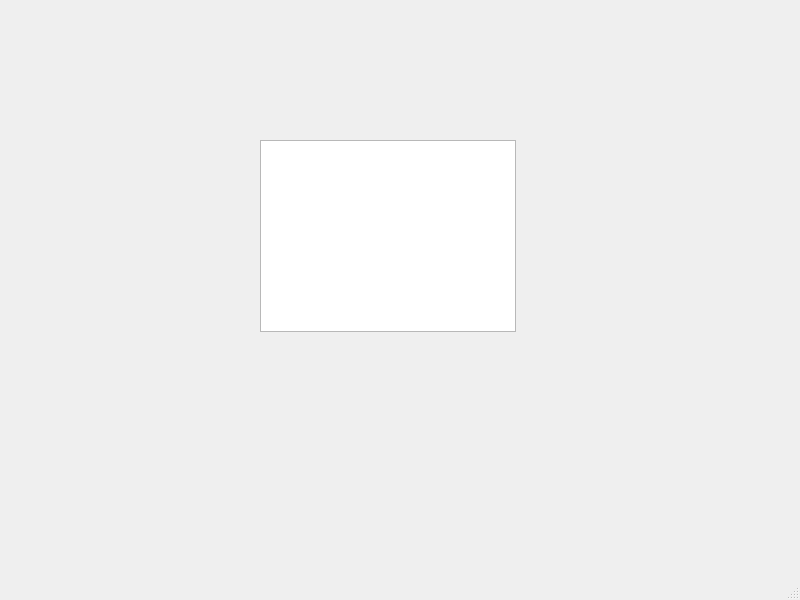
<?xml version="1.0" encoding="UTF-8"?>
<ui version="4.0">
 <class>MainWindow</class>
 <widget class="QMainWindow" name="MainWindow">
  <property name="geometry">
   <rect>
    <x>0</x>
    <y>0</y>
    <width>800</width>
    <height>600</height>
   </rect>
  </property>
  <property name="windowTitle">
   <string>MainWindow</string>
  </property>
  <widget class="QWidget" name="centralwidget">
   <widget class="QGraphicsView" name="graphicsView">
    <property name="geometry">
     <rect>
      <x>260</x>
      <y>140</y>
      <width>256</width>
      <height>192</height>
     </rect>
    </property>
    <property name="minimumSize">
     <size>
      <width>50</width>
      <height>50</height>
     </size>
    </property>
    <property name="mouseTracking">
     <bool>true</bool>
    </property>
   </widget>
  </widget>
  <widget class="QMenuBar" name="menubar">
   <property name="geometry">
    <rect>
     <x>0</x>
     <y>0</y>
     <width>800</width>
     <height>20</height>
    </rect>
   </property>
  </widget>
  <widget class="QStatusBar" name="statusbar"/>
 </widget>
 <resources/>
 <connections/>
</ui>
